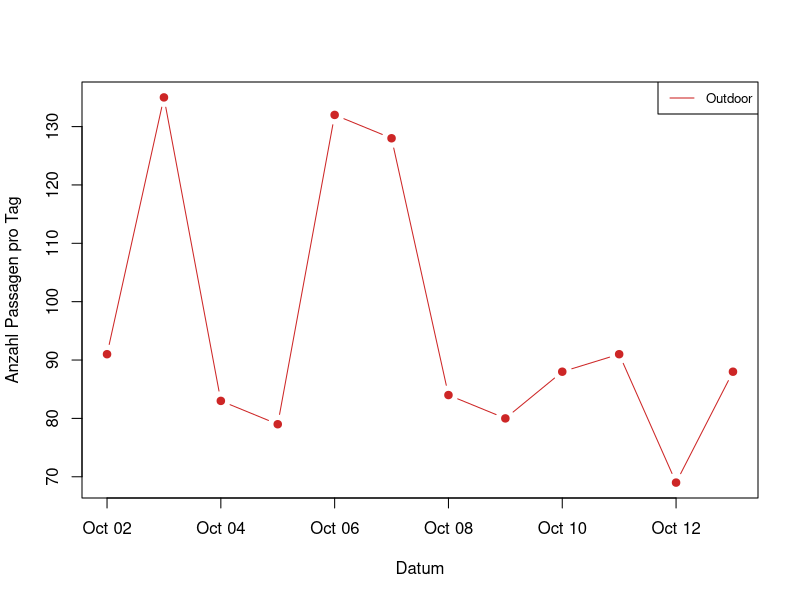
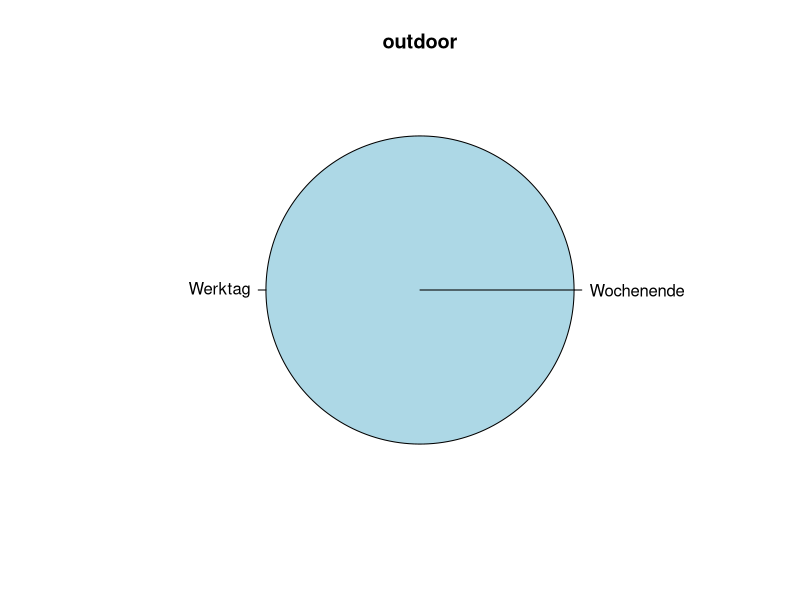

R code for these plots, in order:
## ---- chunk 1
## benötigte Bibliothek laden

# zuerst muss diese installiert sein. folgende Zeile müsst ihr nur das erste Mal ausführen

# install.packages("readr")

# WENN installiert, DANN laden
library("readr") # zum Einlesen von .csv-Dateien mit read_delim


## Datensatz einlesen

# dabei speichere ich ihn gleich als Variable ab.
outdoor <- read_delim("datasets/fallstudie_s/Felderhebungen/Besuchszahlen_Gruental.csv")

## Datum und Uhrzeit

# das Datum und die Uhrzeit sind in einer Spalte gespeichert. 
# R liest das als "Buchstaben" ein. Wir definieren es als Datum mit as.POSIXct aus base R
# dies ist eine mächtige Funktion, welche auch im späteren Verlauf der Fallstudie noch
# eine wichtige Rolle spielen wird. 
# Damit sie funktioniert, ist es wichtig, dass das Format so eingegeben wird, 
# wie es im .csv ersichtlich ist.

outdoor$DatumUhrzeit <- as.POSIXct(outdoor$DatumUhrzeit, format = "%d.%m.%Y %H:%M")
# d = Tag
# m = Monat
# Y = Jahr
# H = Stunde
# M = Minute


# prüfen des Aufaus Datensaz
str(outdoor)

# hat es im Datensatz noch fehlende Werte?
sum(is.na(outdoor)) # Falls "0", dann gibt es keine NA's im Datendatz

# falls es noch NA hat, dann müssen diese entfernt werden
outdoor <- na.omit(outdoor)

## ---- chunk 2
## Berechnen der Anzahl Passagen, pro Richtung

sum(outdoor$IN)

# Wiederholung von diesem Befehl für die weiteren Standorte / Richtungen

## Berechnung der Anzahl Passagen pro Standort insgesamt
# in der Funktion sum können weitere Operationen ausgeführt werden
sum(outdoor$IN + outdoor$OUT)
## ---- chunk 3
## Berechnung der Anzahl Passagen / Tag

# zuerst müssen wir noch das Datum in einer eigenen Spalte speichern
outdoor$Datum <- as.Date(outdoor$DatumUhrzeit, format="%Y-%m-%d")

# mit Base R
outdoor_d <- aggregate(IN + OUT ~ Datum, data = outdoor, sum)
names(outdoor_d)[2] <- "Passagen_pro_Tag"

# oder dann mit der library dplyr aus dem tidyverse universe
# --> das Ergebnis ist dasselbe, der Weg unterscheidet sich. Ich zeige beide Methoden, da wir später 
# sehr viel mit tidyverse arbeiten werden. Die Inputs dazu am morgen folgen aber erst später.
library("dplyr")
outdoor_d <- outdoor %>%
  group_by(Datum) %>%
  summarise(Passagen_pro_Tag = sum(IN + OUT))


## Grafische Darstellung des Verlaufs

# Ich verwende hier eine Funktion, in welcher alle Befehle zusammen durchgeführt werden. 
# So stelle ich sicher, dass die zweite Linie dem ersten, vor mir spezifizierten Plot hinzugefügt wird.
plot_passages <- function() {
  
  # zeige zuerst outdoor, Punkte und Linien
  plot(outdoor_d$Datum, outdoor_d$Passagen_pro_Tag, 
       type = "b", 
       pch = 19, 
       col = "firebrick3", 
       xlab = "Datum", 
       ylab = "Anzahl Passagen pro Tag")

  # und eine Legende
  legend("topright", legend=c("Outdoor"),
         col=c("firebrick3"), lty = 1:2, cex=0.8)
}

# führe die funktion aus
plot_passages()

## ---- chunk 4
## Hinzufügen des Wochentags aufgrund Datum

outdoor_d$weekday_status <- weekdays(outdoor_d$Datum) %in% c("Samstag", "Sonntag")


## Kuchendiagramm der Anzahl Passagen für Werktag und Wochenende

# erstelle zuerst die einzelnen "Stücke", welche in Diagramm dargestellt werden sollen
slieces <- c(sum(outdoor_d$Passagen_pro_Tag[outdoor_d$weekday_status=="TRUE"]),
             sum(outdoor_d$Passagen_pro_Tag[outdoor_d$weekday_status=="FALSE"]))
# definiere die lables
lbls <- c("Wochenende", "Werktag")

# erstelle den Plot
pie(slieces, 
    labels = lbls, 
    main = "outdoor",
    col = c("firebrick3", "lightblue"))
